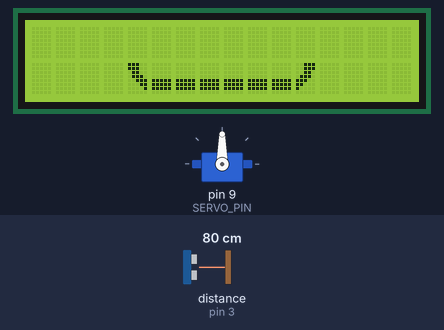
Recording of a sketch running on a simulated Arduino Uno, built with avr-gcc and run on an emulated ATmega328P. On the bench: servo, 16×2 character LCD. Wiring (inferred from the names in the program): ultrasonic range finder: trigger pin 2; echo pin 3. The test bench sets the inputs (shaded band); at power-on: distance to the obstacle (sensor on pin 3) 80 cm. The echo pulse lasts 58.3 µs per cm; what the sketch prints to the serial monitor is not drawn.

Above: at 1.3 s.
1.4 s: distance to the obstacle (sensor on pin 3) set to 12 cm
3.4 s: distance to the obstacle (sensor on pin 3) set to 9 cm
At 5.1 s:
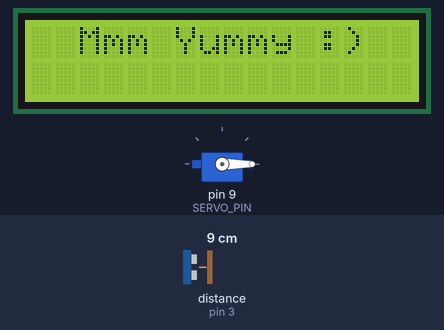
5.7 s: distance to the obstacle (sensor on pin 3) set to 18 cm
At 7.2 s:
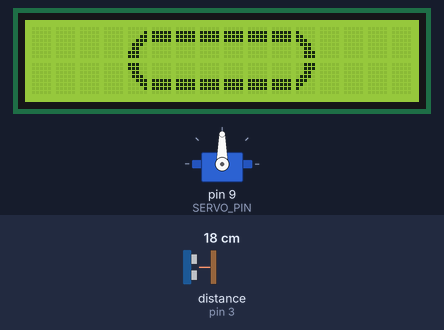
Timing chart, 0 to 8.7 s (numbered marks = the images above; inputs shaded):
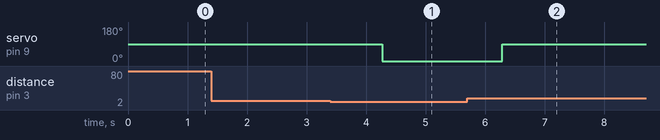

Measured:
- the behaviour switches between 11 and 10 cm on distance to the obstacle (sensor on pin 3) (found by bisection; images 0 and 1)
- after the input at 3.4 s, servo on pin 9 (SERVO_PIN): 90° → 0° after 0.87 s; the display: first differs from a run without the input after 0.88 s (image 1)
- after the input at 5.7 s, servo on pin 9 (SERVO_PIN): 0° → 90° after 0.59 s; the display: first changes after 0.60 s (image 2 shows a later state)
- what the display in image 2 shows lasts 0.5 s, from 6.8 s to 7.3 s

The sketch:

mangmee-bot-arduino.ino
```cpp
#include <Servo.h>
#include <Wire.h>
#include <LiquidCrystal_I2C.h>

#define TRIG_PIN 2
#define ECHO_PIN 3
#define SERVO_PIN 9

Servo myServo;
LiquidCrystal_I2C lcd(0x27, 16, 2);

byte closesmile1[8] = {
  B00000, B00001, B00011, B00111, B01110, B01100, B11100, B11100
};
byte closesmile2[8] = {
  B11100, B11100, B01100, B01110, B00111, B00011, B00001, B00000
};
byte closesmile3[8] = {
  B00000, B00000, B00000, B00000, B11111, B11111, B11111, B00000
};
byte closesmile4[8] = {
  B00111, B00111, B00110, B01110, B11100, B11000, B10000, B00000
};
byte closesmile5[8] = {
  B00000, B11111, B11111, B11111, B00000, B00000, B00000, B00000
};
byte closesmile6[8] = {
  B00000, B10000, B11000, B11100, B01110, B00110, B00111, B00111
};

long duration;
float distance;
bool lidOpen = false;

void setup() {
  Serial.begin(9600);
  myServo.attach(SERVO_PIN);
  myServo.write(90);

  pinMode(TRIG_PIN, OUTPUT);
  pinMode(ECHO_PIN, INPUT);

  lcd.init();
  lcd.backlight();

  lcd.createChar(1, closesmile1);
  lcd.createChar(2, closesmile2);
  lcd.createChar(3, closesmile3);
  lcd.createChar(4, closesmile4);
  lcd.createChar(5, closesmile5);
  lcd.createChar(6, closesmile6);

  /*lcd.setCursor(0, 0);
  lcd.print("Smart Trash Bin");
  lcd.setCursor(0, 1);
  lcd.print("System Ready!");
  delay(1500);
  lcd.clear();*/
}

void loop() {
  // วัดระยะ
  digitalWrite(TRIG_PIN, LOW);
  delayMicroseconds(2);
  digitalWrite(TRIG_PIN, HIGH);
  delayMicroseconds(10);
  digitalWrite(TRIG_PIN, LOW);

  duration = pulseIn(ECHO_PIN, HIGH);
  distance = duration * 0.034 / 2;

  Serial.print("Distance: ");
  Serial.print(distance);
  Serial.println(" cm");

  // ฝาเปิด
  if (distance > 2 && distance <= 10 && !lidOpen) {
    myServo.write(0);
    lidOpen = true;

    lcd.clear();
    lcd.setCursor(2, 0);
    lcd.print("Mmm Yummy :)");
    delay(2000);
  }
  // ฝาปิด
  else if ((distance > 10 || distance <= 0) && lidOpen) {
    myServo.write(90);
    lidOpen = false;
    lcd.clear();
  }

  // ขยับปากซ้ำๆ ระหว่างฝาปิด
  if (!lidOpen) {
    drawMouthClosed();
    delay(500);
    drawMouthOpen();
    delay(500);
  }
}

void drawMouthClosed() {
  lcd.clear();
  lcd.setCursor(4, 1);
  lcd.write(byte(2));
  lcd.setCursor(5, 1);
  for (int i = 0; i < 6; i++) lcd.write(byte(3));
  lcd.setCursor(11, 1);
  lcd.write(byte(4));
}

void drawMouthOpen() {
  lcd.clear();
  lcd.setCursor(4, 0);
  lcd.write(byte(1));
  lcd.setCursor(5, 0);
  for (int i = 0; i < 6; i++) lcd.write(byte(5));
  lcd.setCursor(11, 0);
  lcd.write(byte(6));

  lcd.setCursor(4, 1);
  lcd.write(byte(2));
  lcd.setCursor(5, 1);
  for (int i = 0; i < 6; i++) lcd.write(byte(3));
  lcd.setCursor(11, 1);
  lcd.write(byte(4));
}
```
